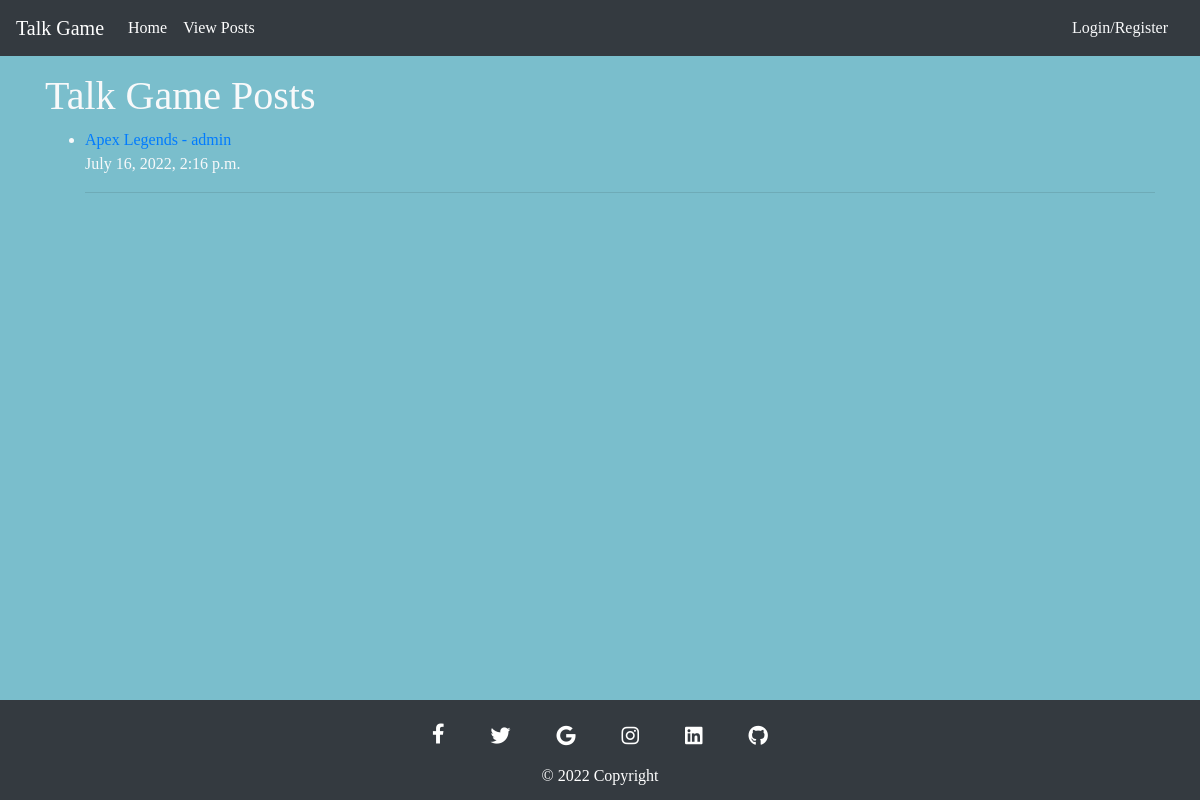
The app's page /post_list/, older data.
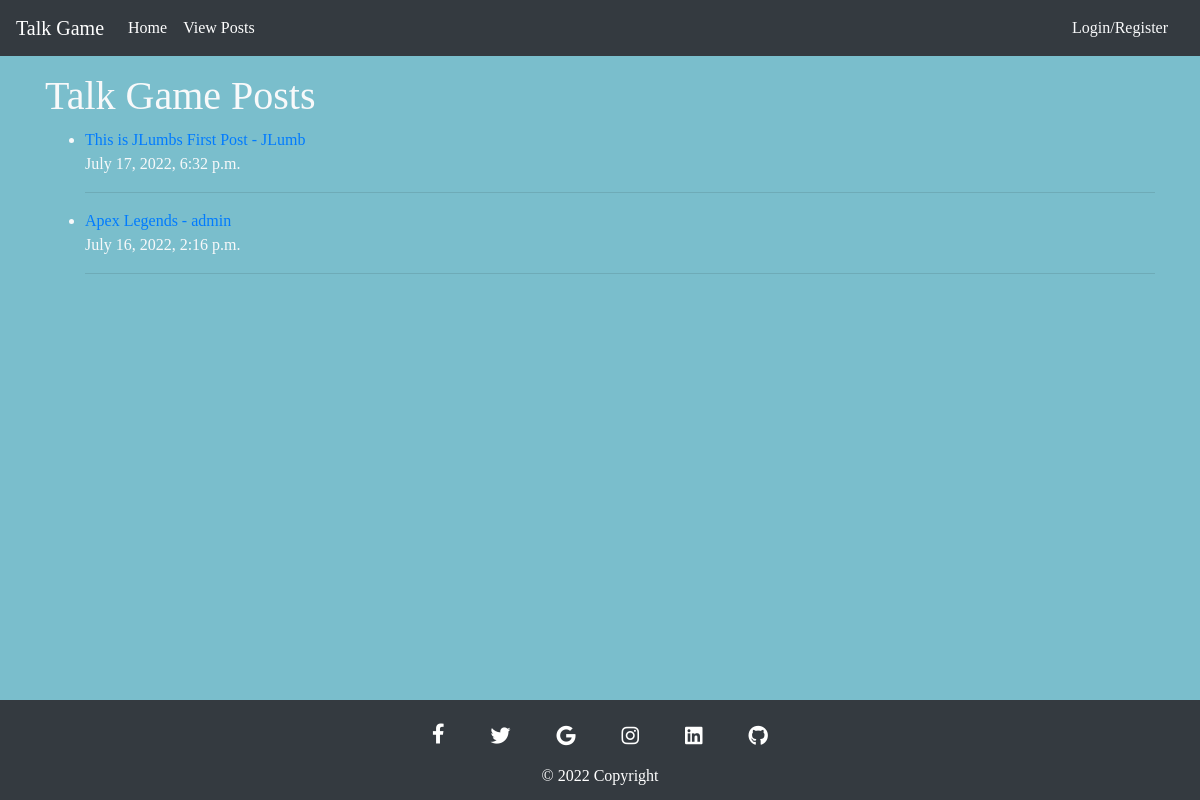
The same page, newer data.
### forum/models.py (models this page shows, shortened)
class Post(models.Model):
    title = models.CharField(max_length=100, unique=True)
    slug = AutoSlugField(populate_from=['title'])
    author = models.ForeignKey(
        User, on_delete=models.CASCADE, related_name='author_posts')
    content = models.TextField()
    created_on = models.DateTimeField(auto_now_add=True)
    genre = models.ForeignKey(Genre, on_delete=models.CASCADE)
    class Meta:
        ordering = ["-created_on"]

### forum/views.py (the view)
# urls.py: path('post_list/', postList.as_view(), name='post_list'),
class postList(ListView):
    model = Post
    template_name = 'post_list.html'

### templates/post_list.html (shortened to what this page needs)
{% extends 'base.html' %}
{% block content %}
<h1>Talk Game Posts</h1>
{% for post in object_list %}
<ul>
    <li> <a href="{% url 'post_view' post.pk %}">{{ post.title }} - {{ post.author }}</a><br>
        {{ post.created_on }}
    </li>
    <hr />
</ul>
{% endfor %}
{% endblock %}

### templates/base.html (shortened to what this page needs)
{% load static %}
<!DOCTYPE html>
<html lang="en">
<head>
    <link rel="stylesheet" href="https://cdn.jsdelivr.net/npm/bootstrap@4.3.1/dist/css/bootstrap.min.css"
>
    <link rel="stylesheet" href="https://cdnjs.cloudflare.com/ajax/libs/font-awesome/6.1.1/css/all.min.css"
 />
    <link rel="stylesheet" href="/static/css/style.css">
</head>
<body class='text-light d-flex flex-column min-vh-100'>
    <header class="site-header">
        <nav class="navbar navbar-expand-md text-white navbar-dark bg-dark">
            <a class="navbar-brand text-white" href="{% url 'home' %}">Talk Game</a>
            <div class="collapse navbar-collapse" id="navbarNav">
                <ul class="navbar-nav md-auto">
                    <li class="nav-item active">
                        <a class="nav-link text-white" href="{% url 'home' %}">Home</a>
                    </li>
                    <li class="nav-item">
                        <a class="nav-link text-white" href="{% url 'post_list' %}">View Posts</a>
                    </li>
                </ul>
            </div>
            {% if request.user.is_authenticated %}
            <span class="hello-msg text-white">{{request.user}}</span>
            <span><a class="hello-msg" href="{% url 'logout' %}">Logout</a></span>
            {% else %}
            <span><a class="nav-link text-light text-center" href="{% url 'login' %}">Login/Register</a>
            </span>
            {% endif %}
        </nav>
    </header>
    <div role="main" class="container pt-2 my-2">
        {% block content %}{% endblock %}
    </div>
    <footer class=" fixed-bottom text-center text-white bg-dark pb-10px" style="height:100px;">
        <div class="container pt-2">
            <section class="">
                <a class="btn btn-link btn-floating btn-lg text-white m-1 mt-auto" href="https://facebook.com"
                    target="_blank" role="button" data-mdb-ripple-color="dark"><i class="fab fa-facebook-f"></i></a>
                <a class="btn btn-link btn-floating btn-lg text-white m-1" href="https://twitter.com" target="_blank"
                    role="button" data-mdb-ripple-color="dark"><i class="fab fa-twitter"></i></a>
                <a class="btn btn-link btn-floating btn-lg text-white m-1" href="https://google.com" target="_blank"
                    role="button" data-mdb-ripple-color="dark"><i class="fab fa-google"></i></a>
                <a class="btn btn-link btn-floating btn-lg text-white m-1" href="https://instagram.com" target="_blank"
                    role="button" data-mdb-ripple-color="dark"><i class="fab fa-instagram"></i></a>
                <a class="btn btn-link btn-floating btn-lg text-white m-1" href="https://linkedin.com" target="_blank"
                    role="button" data-mdb-ripple-color="dark"><i class="fab fa-linkedin"></i></a>
                <a class="btn btn-link btn-floating btn-lg text-white m-1" href="https://github.com" target="_blank"
                    role="button" data-mdb-ripple-color="dark"><i class="fab fa-github"></i></a>
            </section>
        </div>
        <div class="text-center text-white bg-dark">
            © 2022 Copyright
        </div>
    </footer>
</body>
</html>

### static/css/style.css (style rules this page uses)
* { font-family: Georgia, serif; }
body { margin: 0; padding: 0; height: 100%; background: #7abecc; }

Row changes from the older to the newer data that the page shows:
added Post: title "This is JLumbs First Post", author "JLumb", created_on "July 17, 2022, 6:32 p.m."
